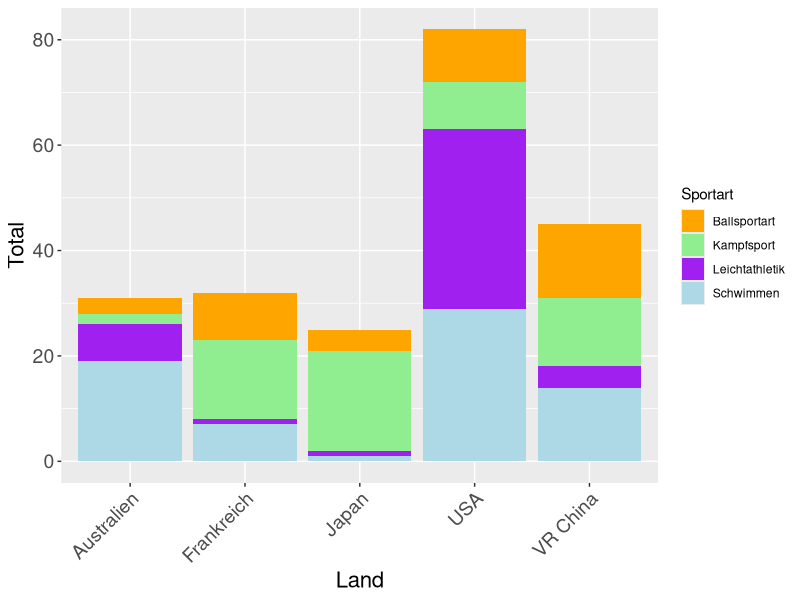
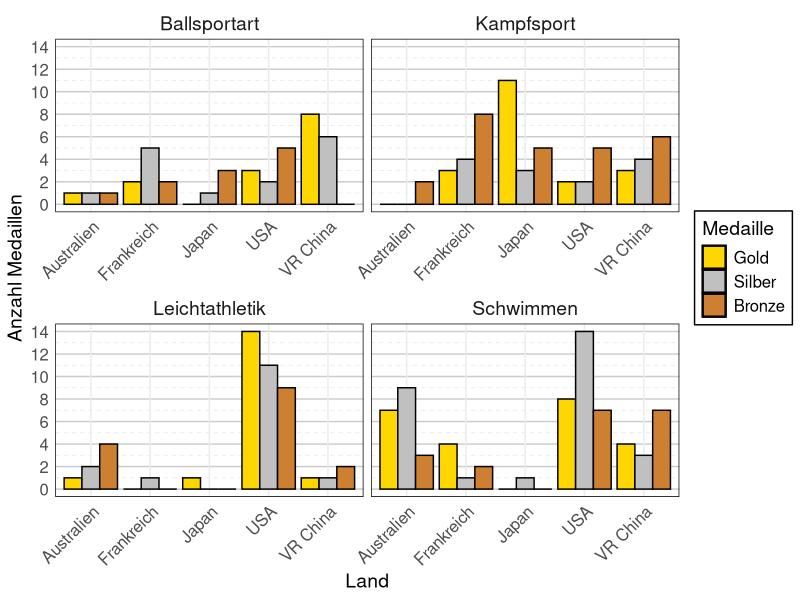

Reproduce these figures in R, in order.
library(readxl)
library(ggplot2)

df <- read_xlsx("Medaillen.xlsx")
head(df)
str(df)

summary(df)
#keine NA-Werte

attach(df)
#Deskriptive Analyse

#1
# Abhängigkeit zwischen dem Land und der Sportart bezüglich der Gesamtanzahl an Medaillen
ggplot(df, aes(x = Land, y = Total, fill = Sportart)) +
  geom_bar(stat = "identity") + 
  scale_fill_manual(values = c("orange", "lightgreen", "purple", "lightblue")) + 
  theme(axis.text.x = element_text(angle = 45, hjust = 1, size = 14),  
        axis.text.y = element_text(size = 14),                        
        axis.title = element_text(size = 16))                         

# Erstellen der Kontingenztafel
kontingenztafel1 <- xtabs(Total ~ Land + Sportart, data = df)
kontingenztafel1
# Chi-Quadrat-Test
# Um zu prüfen, ob es eine statistisch signifikante Abhängigkeit 
# zwischen Land und Sportart bezüglich Total gibt
chisq.test(kontingenztafel1)
# p-value = 4.189e-14 < 0.05 deutet auf signifikante Abhänigkeit hin

#2
# Abhängigkeit zwischen der Medaillenfarbe und dem Land für jede Sportart

# Fisher's Exakter Test für jede Sportart
for (sport in unique(df$Sportart)) {
  subset_data <- subset(df, sport == Sportart)
  
  # Erstellen einer Kontingenztafel der Medaillenfarben für jedes Land
  medaillen_matrix <- xtabs(cbind(NrGold, NrSilber, NrBronze) ~ Land, data = subset_data)
  
  fisher_test <- fisher.test(medaillen_matrix)
  
  print(paste("Fisher's Exakter Test für Sportart:", sport))
  print(fisher_test)
}
# Kampfsport: p-value = 0.2997 > 0.05
# Leichtathletik: p-value = 0.5348 > 0.05
# Ballsportart: p-value = 0.02756 < 0.05 => signifikante Zusammenhang zwischen 
# dem Land und der Medaillenfarbe in der Kategorie der Ballsportarten
# Schwimmen: p-value = 0.2549 > 0.05

# Erstellen der Daten im Langformat
df_long <- data.frame(
  Land = rep(Land, 3),
  Sportart = rep(Sportart, 3),
  Medaille = factor(rep(c("Gold", "Silber", "Bronze"), each = nrow(df))),
  Anzahl = c(df$NrGold, df$NrSilber, df$NrBronze)
)

# Medaillenverteilung nach Land und Sportart
df_long$Medaille <- factor(df_long$Medaille, levels = c("Gold", "Silber", "Bronze"))

ggplot(df_long, aes(x = Land, y = Anzahl, fill = Medaille)) +
  geom_bar(position = "dodge", stat = "identity", color = "black") +
  facet_wrap(~ Sportart, scales = "free_x", nrow = 2) +
  scale_fill_manual(values = c("Gold" = "gold", "Silber" = "#C0C0C0", "Bronze" = "#CD7F32")) +
  theme_minimal() +
  theme(
    panel.grid.major.y = element_line(color = "grey80"),
    panel.grid.minor.y = element_line(color = "grey90", linetype = "dashed"),
    panel.border = element_rect(color = "black", fill = NA),
    legend.key = element_rect(fill = "white", color = "black"),
    legend.background = element_rect(color = "black"),
    axis.text.x = element_text(angle = 45, hjust = 1, size = 12),
    axis.text.y = element_text(size = 12),
    axis.title.x = element_text(size = 14),
    axis.title.y = element_text(size = 14),
    strip.text = element_text(size = 14),
    legend.text = element_text(size = 12),
    legend.title = element_text(size = 14)
  ) +
  scale_y_continuous(breaks = seq(0, 15, by = 2)) +
  labs(x = "Land", y = "Anzahl Medaillen", fill = "Medaille")



#3
# Abhängigkeit zwischen der Medaillenfarbe und der Sportart für jedes Land         
# Fisher's Exakter Test für jedes Land
for (land in unique(df$Land)) {
  subset_data <- subset(df, land == Land)
  
  # Erstellen einer Kontingenztafel der Medaillenfarben für jedes Land
  medaillen_matrix <- xtabs(cbind(NrGold, NrSilber, NrBronze) ~ Sportart, data = subset_data)
  
  fisher_test <- fisher.test(medaillen_matrix)
  
  print(paste("Fisher's Exakter Test für Land:", land))
  print(fisher_test)
}
# USA: p-value = 0.3431 > 0.05
# VR China: p-value = 0.03666 < 0.05 => signifikante Zusammenhang zwischen 
# der Sportart und der Medaillenfarbe in VR China
# Japan: p-value = 0.04942 < 0.05 => signifikante Zusammenhang zwischen 
# der Sportart und der Medaillenfarbe in Japan
# Australien: p-value = 0.1837 > 0.05
# Frankreich: p-value = 0.2334 > 0.05
